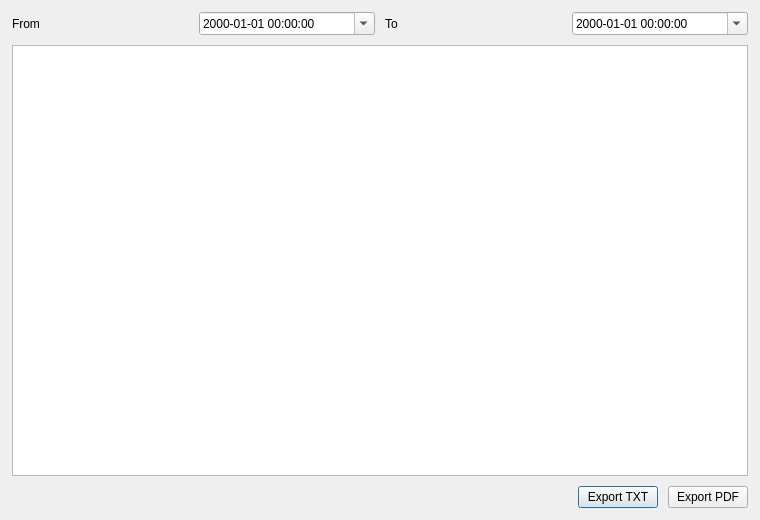
<?xml version="1.0" encoding="UTF-8"?>
<ui version="4.0">
 <class>ReportDialog</class>
 <widget class="QDialog" name="ReportDialog">
  <property name="geometry">
   <rect>
    <x>0</x>
    <y>0</y>
    <width>760</width>
    <height>520</height>
   </rect>
  </property>
  <property name="windowTitle">
   <string>Event Report</string>
  </property>
  <layout class="QVBoxLayout" name="verticalLayout">
   <property name="spacing">
    <number>10</number>
   </property>
   <property name="leftMargin">
    <number>12</number>
   </property>
   <property name="topMargin">
    <number>12</number>
   </property>
   <property name="rightMargin">
    <number>12</number>
   </property>
   <property name="bottomMargin">
    <number>12</number>
   </property>
   <item>
    <layout class="QHBoxLayout" name="filterLayout">
     <item>
      <widget class="QLabel" name="fromLabel">
       <property name="text">
        <string>From</string>
       </property>
      </widget>
     </item>
     <item>
      <widget class="QDateTimeEdit" name="fromEdit">
       <property name="calendarPopup">
        <bool>true</bool>
       </property>
       <property name="displayFormat">
        <string>yyyy-MM-dd HH:mm:ss</string>
       </property>
      </widget>
     </item>
     <item>
      <widget class="QLabel" name="toLabel">
       <property name="text">
        <string>To</string>
       </property>
      </widget>
     </item>
     <item>
      <widget class="QDateTimeEdit" name="toEdit">
       <property name="calendarPopup">
        <bool>true</bool>
       </property>
       <property name="displayFormat">
        <string>yyyy-MM-dd HH:mm:ss</string>
       </property>
      </widget>
     </item>
    </layout>
   </item>
   <item>
    <widget class="QTextEdit" name="previewEdit">
     <property name="readOnly">
      <bool>true</bool>
     </property>
    </widget>
   </item>
   <item>
    <layout class="QHBoxLayout" name="buttonsLayout">
     <item>
      <spacer name="horizontalSpacer">
       <property name="orientation">
        <enum>Qt::Orientation::Horizontal</enum>
       </property>
       <property name="sizeHint" stdset="0">
        <size>
         <width>40</width>
         <height>20</height>
        </size>
       </property>
      </spacer>
     </item>
     <item>
      <widget class="QPushButton" name="exportTxtButton">
       <property name="text">
        <string>Export TXT</string>
       </property>
      </widget>
     </item>
     <item>
      <widget class="QPushButton" name="exportPdfButton">
       <property name="text">
        <string>Export PDF</string>
       </property>
      </widget>
     </item>
    </layout>
   </item>
  </layout>
 </widget>
 <resources/>
 <connections/>
</ui>
